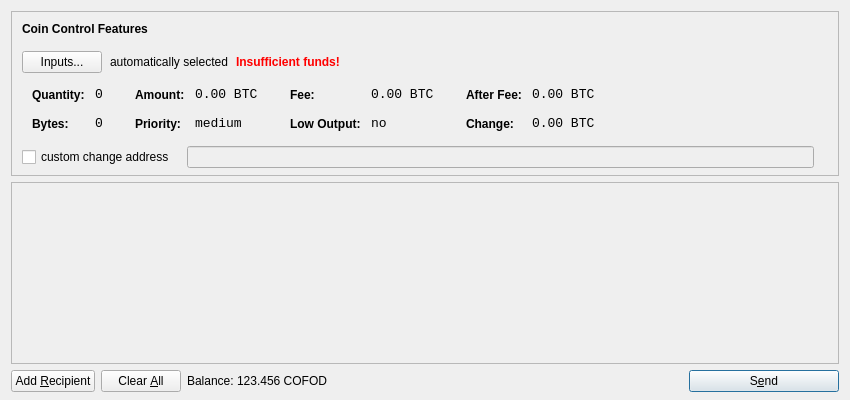
<?xml version="1.0" encoding="UTF-8"?>
<ui version="4.0">
 <class>SendCoinsDialog</class>
 <widget class="QDialog" name="SendCoinsDialog">
  <property name="geometry">
   <rect>
    <x>0</x>
    <y>0</y>
    <width>850</width>
    <height>400</height>
   </rect>
  </property>
  <property name="windowTitle">
   <string>Send Coins</string>
  </property>
  <layout class="QVBoxLayout" name="verticalLayout" stretch="0,1,0">
   <property name="bottomMargin">
    <number>8</number>
   </property>
   <item>
    <widget class="QFrame" name="frameCoinControl">
     <property name="sizePolicy">
      <sizepolicy hsizetype="Expanding" vsizetype="Expanding">
       <horstretch>0</horstretch>
       <verstretch>0</verstretch>
      </sizepolicy>
     </property>
     <property name="maximumSize">
      <size>
       <width>16777215</width>
       <height>16777215</height>
      </size>
     </property>
     <property name="frameShape">
      <enum>QFrame::StyledPanel</enum>
     </property>
     <property name="frameShadow">
      <enum>QFrame::Sunken</enum>
     </property>
     <layout class="QVBoxLayout" name="verticalLayoutCoinControl2">
      <property name="spacing">
       <number>-1</number>
      </property>
      <property name="leftMargin">
       <number>0</number>
      </property>
      <property name="topMargin">
       <number>0</number>
      </property>
      <property name="rightMargin">
       <number>0</number>
      </property>
      <property name="bottomMargin">
       <number>6</number>
      </property>
      <item>
       <layout class="QVBoxLayout" name="verticalLayoutCoinControl" stretch="0,0,0,0,1">
        <property name="spacing">
         <number>0</number>
        </property>
        <property name="leftMargin">
         <number>10</number>
        </property>
        <property name="topMargin">
         <number>10</number>
        </property>
        <item>
         <layout class="QHBoxLayout" name="horizontalLayoutCoinControl1">
          <property name="bottomMargin">
           <number>15</number>
          </property>
          <item>
           <widget class="QLabel" name="labelCoinControlFeatures">
            <property name="sizePolicy">
             <sizepolicy hsizetype="Preferred" vsizetype="Maximum">
              <horstretch>0</horstretch>
              <verstretch>0</verstretch>
             </sizepolicy>
            </property>
            <property name="font">
             <font>
              <weight>75</weight>
              <bold>true</bold>
             </font>
            </property>
            <property name="styleSheet">
             <string notr="true">font-weight:bold;</string>
            </property>
            <property name="text">
             <string>Coin Control Features</string>
            </property>
           </widget>
          </item>
         </layout>
        </item>
        <item>
         <layout class="QHBoxLayout" name="horizontalLayoutCoinControl2" stretch="0,0,0,0">
          <property name="spacing">
           <number>8</number>
          </property>
          <property name="bottomMargin">
           <number>10</number>
          </property>
          <item>
           <widget class="QPushButton" name="pushButtonCoinControl">
            <property name="styleSheet">
             <string notr="true"/>
            </property>
            <property name="text">
             <string>Inputs...</string>
            </property>
           </widget>
          </item>
          <item>
           <widget class="QLabel" name="labelCoinControlAutomaticallySelected">
            <property name="text">
             <string>automatically selected</string>
            </property>
            <property name="margin">
             <number>5</number>
            </property>
           </widget>
          </item>
          <item>
           <widget class="QLabel" name="labelCoinControlInsuffFunds">
            <property name="font">
             <font>
              <weight>75</weight>
              <bold>true</bold>
             </font>
            </property>
            <property name="styleSheet">
             <string notr="true">color:red;font-weight:bold;</string>
            </property>
            <property name="text">
             <string>Insufficient funds!</string>
            </property>
            <property name="margin">
             <number>5</number>
            </property>
           </widget>
          </item>
          <item>
           <spacer name="horizontalSpacerCoinControl">
            <property name="orientation">
             <enum>Qt::Horizontal</enum>
            </property>
            <property name="sizeHint" stdset="0">
             <size>
              <width>40</width>
              <height>1</height>
             </size>
            </property>
           </spacer>
          </item>
         </layout>
        </item>
        <item>
         <widget class="QWidget" name="widgetCoinControl" native="true">
          <property name="sizePolicy">
           <sizepolicy hsizetype="Preferred" vsizetype="Preferred">
            <horstretch>0</horstretch>
            <verstretch>0</verstretch>
           </sizepolicy>
          </property>
          <property name="minimumSize">
           <size>
            <width>0</width>
            <height>0</height>
           </size>
          </property>
          <property name="styleSheet">
           <string notr="true"/>
          </property>
          <layout class="QHBoxLayout" name="horizontalLayoutCoinControl5">
           <property name="margin">
            <number>0</number>
           </property>
           <item>
            <layout class="QHBoxLayout" name="horizontalLayoutCoinControl3" stretch="0,0,0,1">
             <property name="spacing">
              <number>20</number>
             </property>
             <property name="topMargin">
              <number>0</number>
             </property>
             <property name="bottomMargin">
              <number>10</number>
             </property>
             <item>
              <layout class="QFormLayout" name="formLayoutCoinControl1">
               <property name="horizontalSpacing">
                <number>10</number>
               </property>
               <property name="verticalSpacing">
                <number>14</number>
               </property>
               <property name="leftMargin">
                <number>10</number>
               </property>
               <property name="topMargin">
                <number>4</number>
               </property>
               <property name="rightMargin">
                <number>6</number>
               </property>
               <item row="0" column="0">
                <widget class="QLabel" name="labelCoinControlQuantityText">
                 <property name="styleSheet">
                  <string notr="true">font-weight:bold;</string>
                 </property>
                 <property name="text">
                  <string>Quantity:</string>
                 </property>
                 <property name="margin">
                  <number>0</number>
                 </property>
                </widget>
               </item>
               <item row="0" column="1">
                <widget class="QLabel" name="labelCoinControlQuantity">
                 <property name="font">
                  <font>
                   <family>Monospace</family>
                   <pointsize>10</pointsize>
                  </font>
                 </property>
                 <property name="cursor">
                  <cursorShape>IBeamCursor</cursorShape>
                 </property>
                 <property name="contextMenuPolicy">
                  <enum>Qt::ActionsContextMenu</enum>
                 </property>
                 <property name="text">
                  <string notr="true">0</string>
                 </property>
                 <property name="margin">
                  <number>0</number>
                 </property>
                 <property name="textInteractionFlags">
                  <set>Qt::LinksAccessibleByMouse|Qt::TextSelectableByKeyboard|Qt::TextSelectableByMouse</set>
                 </property>
                </widget>
               </item>
               <item row="1" column="0">
                <widget class="QLabel" name="labelCoinControlBytesText">
                 <property name="styleSheet">
                  <string notr="true">font-weight:bold;</string>
                 </property>
                 <property name="text">
                  <string>Bytes:</string>
                 </property>
                </widget>
               </item>
               <item row="1" column="1">
                <widget class="QLabel" name="labelCoinControlBytes">
                 <property name="font">
                  <font>
                   <family>Monospace</family>
                   <pointsize>10</pointsize>
                  </font>
                 </property>
                 <property name="cursor">
                  <cursorShape>IBeamCursor</cursorShape>
                 </property>
                 <property name="contextMenuPolicy">
                  <enum>Qt::ActionsContextMenu</enum>
                 </property>
                 <property name="text">
                  <string notr="true">0</string>
                 </property>
                 <property name="textInteractionFlags">
                  <set>Qt::LinksAccessibleByMouse|Qt::TextSelectableByKeyboard|Qt::TextSelectableByMouse</set>
                 </property>
                </widget>
               </item>
              </layout>
             </item>
             <item>
              <layout class="QFormLayout" name="formLayoutCoinControl2">
               <property name="horizontalSpacing">
                <number>10</number>
               </property>
               <property name="verticalSpacing">
                <number>14</number>
               </property>
               <property name="leftMargin">
                <number>6</number>
               </property>
               <property name="topMargin">
                <number>4</number>
               </property>
               <property name="rightMargin">
                <number>6</number>
               </property>
               <item row="0" column="0">
                <widget class="QLabel" name="labelCoinControlAmountText">
                 <property name="styleSheet">
                  <string notr="true">font-weight:bold;</string>
                 </property>
                 <property name="text">
                  <string>Amount:</string>
                 </property>
                 <property name="margin">
                  <number>0</number>
                 </property>
                </widget>
               </item>
               <item row="0" column="1">
                <widget class="QLabel" name="labelCoinControlAmount">
                 <property name="font">
                  <font>
                   <family>Monospace</family>
                   <pointsize>10</pointsize>
                  </font>
                 </property>
                 <property name="cursor">
                  <cursorShape>IBeamCursor</cursorShape>
                 </property>
                 <property name="contextMenuPolicy">
                  <enum>Qt::ActionsContextMenu</enum>
                 </property>
                 <property name="text">
                  <string notr="true">0.00 BTC</string>
                 </property>
                 <property name="textInteractionFlags">
                  <set>Qt::LinksAccessibleByMouse|Qt::TextSelectableByKeyboard|Qt::TextSelectableByMouse</set>
                 </property>
                </widget>
               </item>
               <item row="1" column="0">
                <widget class="QLabel" name="labelCoinControlPriorityText">
                 <property name="styleSheet">
                  <string notr="true">font-weight:bold;</string>
                 </property>
                 <property name="text">
                  <string>Priority:</string>
                 </property>
                </widget>
               </item>
               <item row="1" column="1">
                <widget class="QLabel" name="labelCoinControlPriority">
                 <property name="font">
                  <font>
                   <family>Monospace</family>
                   <pointsize>10</pointsize>
                  </font>
                 </property>
                 <property name="cursor">
                  <cursorShape>IBeamCursor</cursorShape>
                 </property>
                 <property name="contextMenuPolicy">
                  <enum>Qt::ActionsContextMenu</enum>
                 </property>
                 <property name="text">
                  <string>medium</string>
                 </property>
                 <property name="textInteractionFlags">
                  <set>Qt::LinksAccessibleByMouse|Qt::TextSelectableByKeyboard|Qt::TextSelectableByMouse</set>
                 </property>
                </widget>
               </item>
              </layout>
             </item>
             <item>
              <layout class="QFormLayout" name="formLayoutCoinControl3">
               <property name="horizontalSpacing">
                <number>10</number>
               </property>
               <property name="verticalSpacing">
                <number>14</number>
               </property>
               <property name="leftMargin">
                <number>6</number>
               </property>
               <property name="topMargin">
                <number>4</number>
               </property>
               <property name="rightMargin">
                <number>6</number>
               </property>
               <item row="0" column="0">
                <widget class="QLabel" name="labelCoinControlFeeText">
                 <property name="styleSheet">
                  <string notr="true">font-weight:bold;</string>
                 </property>
                 <property name="text">
                  <string>Fee:</string>
                 </property>
                 <property name="margin">
                  <number>0</number>
                 </property>
                </widget>
               </item>
               <item row="0" column="1">
                <widget class="QLabel" name="labelCoinControlFee">
                 <property name="font">
                  <font>
                   <family>Monospace</family>
                   <pointsize>10</pointsize>
                  </font>
                 </property>
                 <property name="cursor">
                  <cursorShape>IBeamCursor</cursorShape>
                 </property>
                 <property name="contextMenuPolicy">
                  <enum>Qt::ActionsContextMenu</enum>
                 </property>
                 <property name="text">
                  <string notr="true">0.00 BTC</string>
                 </property>
                 <property name="textInteractionFlags">
                  <set>Qt::LinksAccessibleByMouse|Qt::TextSelectableByKeyboard|Qt::TextSelectableByMouse</set>
                 </property>
                </widget>
               </item>
               <item row="1" column="0">
                <widget class="QLabel" name="labelCoinControlLowOutputText">
                 <property name="styleSheet">
                  <string notr="true">font-weight:bold;</string>
                 </property>
                 <property name="text">
                  <string>Low Output:</string>
                 </property>
                </widget>
               </item>
               <item row="1" column="1">
                <widget class="QLabel" name="labelCoinControlLowOutput">
                 <property name="font">
                  <font>
                   <family>Monospace</family>
                   <pointsize>10</pointsize>
                  </font>
                 </property>
                 <property name="cursor">
                  <cursorShape>IBeamCursor</cursorShape>
                 </property>
                 <property name="contextMenuPolicy">
                  <enum>Qt::ActionsContextMenu</enum>
                 </property>
                 <property name="text">
                  <string>no</string>
                 </property>
                 <property name="textInteractionFlags">
                  <set>Qt::LinksAccessibleByMouse|Qt::TextSelectableByKeyboard|Qt::TextSelectableByMouse</set>
                 </property>
                </widget>
               </item>
              </layout>
             </item>
             <item>
              <layout class="QFormLayout" name="formLayoutCoinControl4">
               <property name="horizontalSpacing">
                <number>10</number>
               </property>
               <property name="verticalSpacing">
                <number>14</number>
               </property>
               <property name="leftMargin">
                <number>6</number>
               </property>
               <property name="topMargin">
                <number>4</number>
               </property>
               <property name="rightMargin">
                <number>6</number>
               </property>
               <item row="0" column="0">
                <widget class="QLabel" name="labelCoinControlAfterFeeText">
                 <property name="styleSheet">
                  <string notr="true">font-weight:bold;</string>
                 </property>
                 <property name="text">
                  <string>After Fee:</string>
                 </property>
                 <property name="margin">
                  <number>0</number>
                 </property>
                </widget>
               </item>
               <item row="0" column="1">
                <widget class="QLabel" name="labelCoinControlAfterFee">
                 <property name="font">
                  <font>
                   <family>Monospace</family>
                   <pointsize>10</pointsize>
                  </font>
                 </property>
                 <property name="cursor">
                  <cursorShape>IBeamCursor</cursorShape>
                 </property>
                 <property name="contextMenuPolicy">
                  <enum>Qt::ActionsContextMenu</enum>
                 </property>
                 <property name="text">
                  <string notr="true">0.00 BTC</string>
                 </property>
                 <property name="textInteractionFlags">
                  <set>Qt::LinksAccessibleByMouse|Qt::TextSelectableByKeyboard|Qt::TextSelectableByMouse</set>
                 </property>
                </widget>
               </item>
               <item row="1" column="0">
                <widget class="QLabel" name="labelCoinControlChangeText">
                 <property name="styleSheet">
                  <string notr="true">font-weight:bold;</string>
                 </property>
                 <property name="text">
                  <string>Change:</string>
                 </property>
                </widget>
               </item>
               <item row="1" column="1">
                <widget class="QLabel" name="labelCoinControlChange">
                 <property name="font">
                  <font>
                   <family>Monospace</family>
                   <pointsize>10</pointsize>
                  </font>
                 </property>
                 <property name="cursor">
                  <cursorShape>IBeamCursor</cursorShape>
                 </property>
                 <property name="contextMenuPolicy">
                  <enum>Qt::ActionsContextMenu</enum>
                 </property>
                 <property name="text">
                  <string notr="true">0.00 BTC</string>
                 </property>
                 <property name="textInteractionFlags">
                  <set>Qt::LinksAccessibleByMouse|Qt::TextSelectableByKeyboard|Qt::TextSelectableByMouse</set>
                 </property>
                </widget>
               </item>
              </layout>
             </item>
            </layout>
           </item>
          </layout>
         </widget>
        </item>
        <item>
         <layout class="QHBoxLayout" name="horizontalLayoutCoinControl4" stretch="0,0,0">
          <property name="spacing">
           <number>12</number>
          </property>
          <property name="sizeConstraint">
           <enum>QLayout::SetDefaultConstraint</enum>
          </property>
          <property name="topMargin">
           <number>5</number>
          </property>
          <property name="rightMargin">
           <number>5</number>
          </property>
          <item>
           <widget class="QCheckBox" name="checkBoxCoinControlChange">
            <property name="text">
             <string>custom change address</string>
            </property>
           </widget>
          </item>
          <item>
           <widget class="QLineEdit" name="lineEditCoinControlChange">
            <property name="enabled">
             <bool>false</bool>
            </property>
            <property name="sizePolicy">
             <sizepolicy hsizetype="Expanding" vsizetype="Fixed">
              <horstretch>0</horstretch>
              <verstretch>0</verstretch>
             </sizepolicy>
            </property>
           </widget>
          </item>
          <item>
           <widget class="QLabel" name="labelCoinControlChangeLabel">
            <property name="sizePolicy">
             <sizepolicy hsizetype="Preferred" vsizetype="Expanding">
              <horstretch>0</horstretch>
              <verstretch>0</verstretch>
             </sizepolicy>
            </property>
            <property name="minimumSize">
             <size>
              <width>0</width>
              <height>0</height>
             </size>
            </property>
            <property name="text">
             <string/>
            </property>
            <property name="margin">
             <number>3</number>
            </property>
           </widget>
          </item>
         </layout>
        </item>
        <item>
         <spacer name="verticalSpacerCoinControl">
          <property name="orientation">
           <enum>Qt::Vertical</enum>
          </property>
          <property name="sizeHint" stdset="0">
           <size>
            <width>800</width>
            <height>1</height>
           </size>
          </property>
         </spacer>
        </item>
       </layout>
      </item>
     </layout>
    </widget>
   </item>
   <item>
    <widget class="QScrollArea" name="scrollArea">
     <property name="widgetResizable">
      <bool>true</bool>
     </property>
     <widget class="QWidget" name="scrollAreaWidgetContents">
      <property name="geometry">
       <rect>
        <x>0</x>
        <y>0</y>
        <width>830</width>
        <height>165</height>
       </rect>
      </property>
      <layout class="QVBoxLayout" name="verticalLayout_2">
       <property name="margin">
        <number>0</number>
       </property>
       <item>
        <layout class="QVBoxLayout" name="entries">
         <property name="spacing">
          <number>6</number>
         </property>
        </layout>
       </item>
       <item>
        <spacer name="verticalSpacer">
         <property name="orientation">
          <enum>Qt::Vertical</enum>
         </property>
         <property name="sizeHint" stdset="0">
          <size>
           <width>20</width>
           <height>40</height>
          </size>
         </property>
        </spacer>
       </item>
      </layout>
     </widget>
    </widget>
   </item>
   <item>
    <layout class="QHBoxLayout" name="horizontalLayout">
     <item>
      <widget class="QPushButton" name="addButton">
       <property name="toolTip">
        <string>Send to multiple recipients at once</string>
       </property>
       <property name="text">
        <string>Add &amp;Recipient</string>
       </property>
       <property name="icon">
        <iconset resource="../bitcoin.qrc">
         <normaloff>:/icons/add</normaloff>:/icons/add</iconset>
       </property>
       <property name="autoDefault">
        <bool>false</bool>
       </property>
      </widget>
     </item>
     <item>
      <widget class="QPushButton" name="clearButton">
       <property name="sizePolicy">
        <sizepolicy hsizetype="Minimum" vsizetype="Fixed">
         <horstretch>0</horstretch>
         <verstretch>0</verstretch>
        </sizepolicy>
       </property>
       <property name="toolTip">
        <string>Remove all transaction fields</string>
       </property>
       <property name="text">
        <string>Clear &amp;All</string>
       </property>
       <property name="icon">
        <iconset resource="../bitcoin.qrc">
         <normaloff>:/icons/remove</normaloff>:/icons/remove</iconset>
       </property>
       <property name="autoRepeatDelay">
        <number>300</number>
       </property>
       <property name="autoDefault">
        <bool>false</bool>
       </property>
      </widget>
     </item>
     <item>
      <layout class="QHBoxLayout" name="horizontalLayout_2">
       <property name="spacing">
        <number>3</number>
       </property>
       <item>
        <widget class="QLabel" name="label">
         <property name="text">
          <string>Balance:</string>
         </property>
        </widget>
       </item>
       <item>
        <widget class="QLabel" name="labelBalance">
         <property name="cursor">
          <cursorShape>IBeamCursor</cursorShape>
         </property>
         <property name="text">
          <string>123.456 COFOD</string>
         </property>
         <property name="textInteractionFlags">
          <set>Qt::LinksAccessibleByMouse|Qt::TextSelectableByKeyboard|Qt::TextSelectableByMouse</set>
         </property>
        </widget>
       </item>
      </layout>
     </item>
     <item>
      <spacer name="horizontalSpacer">
       <property name="orientation">
        <enum>Qt::Horizontal</enum>
       </property>
       <property name="sizeHint" stdset="0">
        <size>
         <width>40</width>
         <height>20</height>
        </size>
       </property>
      </spacer>
     </item>
     <item>
      <widget class="QPushButton" name="sendButton">
       <property name="minimumSize">
        <size>
         <width>150</width>
         <height>0</height>
        </size>
       </property>
       <property name="toolTip">
        <string>Confirm the send action</string>
       </property>
       <property name="text">
        <string>S&amp;end</string>
       </property>
       <property name="icon">
        <iconset resource="../bitcoin.qrc">
         <normaloff>:/icons/send</normaloff>:/icons/send</iconset>
       </property>
       <property name="default">
        <bool>true</bool>
       </property>
      </widget>
     </item>
    </layout>
   </item>
  </layout>
 </widget>
 <resources>
  <include location="../bitcoin.qrc"/>
 </resources>
 <connections/>
</ui>
